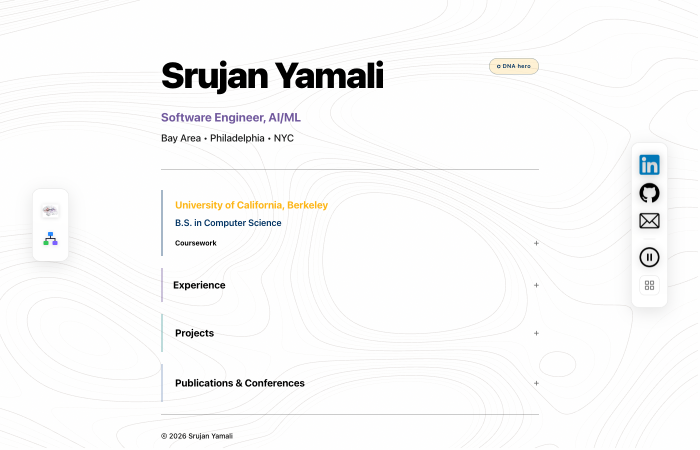
#> input picture test-shots/classic_hero.png, 1400 x 900 px (shown at 1/2 size)
$ python -i gen.py   (imports and definitions only)
#> lines starting #> are read from the running program, lines starting #| are printed output that depends on the picture
#!/usr/bin/env python3
"""
StippleGen — Convert images to stippled grayscale dot art.
Exports dot positions as JSON for web animations.
"""

import sys
import json
import math
import random
import os
from pathlib import Path

import numpy as np
from PIL import Image, ImageFilter

from PyQt6.QtCore import Qt, QThread, pyqtSignal, QTimer, QRectF
from PyQt6.QtGui import (
    QPixmap, QPainter, QColor, QPen, QBrush, QImage, QFont, QIcon
)
from PyQt6.QtWidgets import (
    QApplication, QMainWindow, QWidget, QVBoxLayout, QHBoxLayout,
    QPushButton, QLabel, QSlider, QFileDialog, QSpinBox, QGroupBox,
    QProgressBar, QSplitter, QFrame, QComboBox, QCheckBox, QDoubleSpinBox,
    QMessageBox, QSizePolicy, QScrollArea
)


# ─── Stippling Engine ───────────────────────────────────────────────────────

def load_and_prepare(path, max_dim=800):
    """Load image, convert to grayscale numpy array (0=white, 255=black)."""
#> called with path = '../test-shots/classic_hero.png', max_dim = 800
    img = Image.open(path).convert("L")
    # Resize if too large
    w, h = img.size
#> w = 1400; h = 900
    if max(w, h) > max_dim:
        scale = max_dim / max(w, h)
#> scale = 0.571
        img = img.resize((int(w * scale), int(h * scale)), Image.LANCZOS)
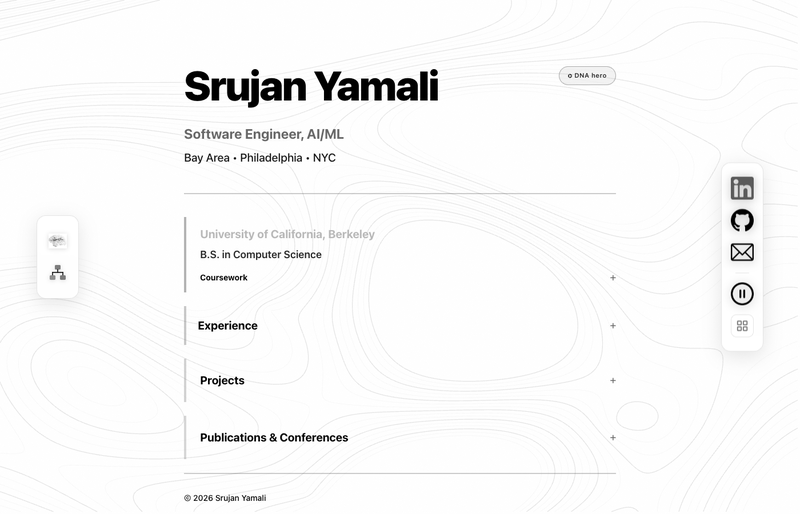
#> img: PIL image 800x514 L; min 0, max 255, mean 248.2
    # Optional slight blur for smoother stipple
    img = img.filter(ImageFilter.GaussianBlur(radius=0.8))
    arr = np.array(img, dtype=np.float64)
    # Invert: 0 = white bg, 255 = darkest
    arr = 255.0 - arr
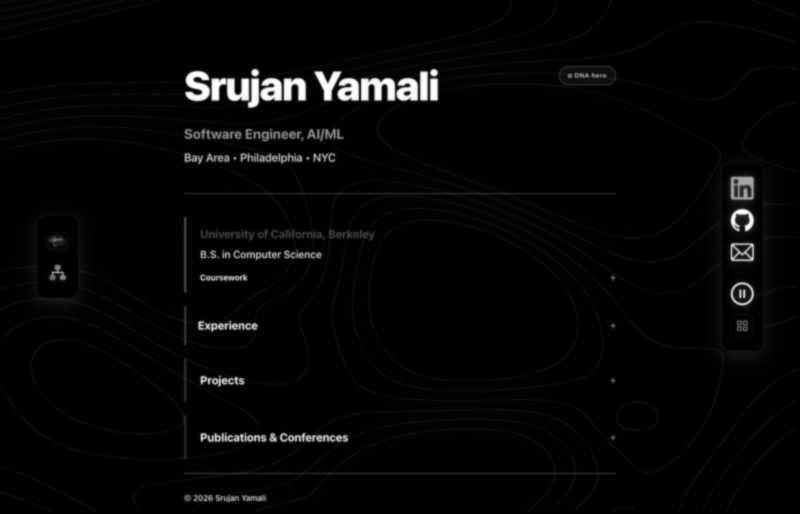
#> arr: shape (514, 800) float64; min 0, max 255, mean 6.7
    return arr, img.size


# [92 lines left out: functions generate_stipple_dots, dots_to_json, render_stipple_image, not called in this run]


# ─── Worker Thread ───────────────────────────────────────────────────────────

class StippleWorker(QThread):
    progress = pyqtSignal(int)
    finished = pyqtSignal(list)

    # [23 lines left out: functions __init__, run, not called in this run]


# ─── Preview Widget ──────────────────────────────────────────────────────────

class StipplePreview(QWidget):
    """Widget that renders the stipple preview."""

    # [13 lines left out: functions __init__, set_dots, not called in this run]

    def clear(self):
        self.dots = []
        self.update()

    # [34 lines left out: function paintEvent, not called in this run]


# ─── Main Window ─────────────────────────────────────────────────────────────

class MainWindow(QMainWindow):
    # [232 lines left out: functions __init__, _build_ui, _load_image, _generate, not called in this run]

    def _on_progress(self, val):
        self.progress_bar.setValue(val)

    # [80 lines left out: functions _on_finished, _export_json, _export_png, main, not called in this run]


# [2 lines not run here, left out]

>>> result = load_and_prepare('../test-shots/classic_hero.png')

$ run again, on test-shots/scroll_00_5.png
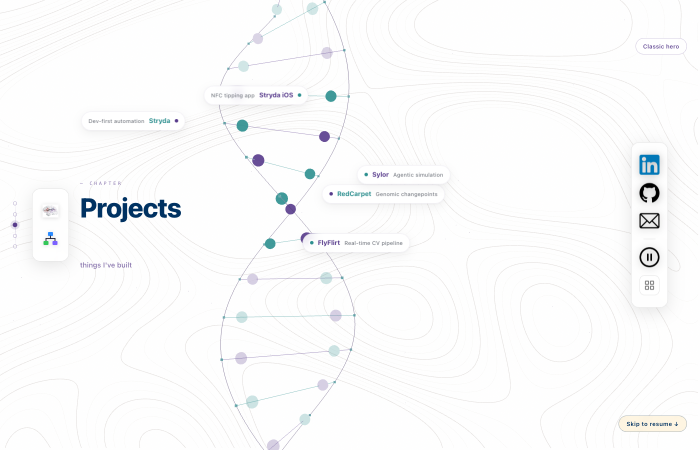
#> input picture test-shots/scroll_00_5.png, 1400 x 900 px (shown at 1/2 size)
#> in load_and_prepare, `img = img.resize((int(w * scale), int(h * scale)), Image.LANCZOS)`:
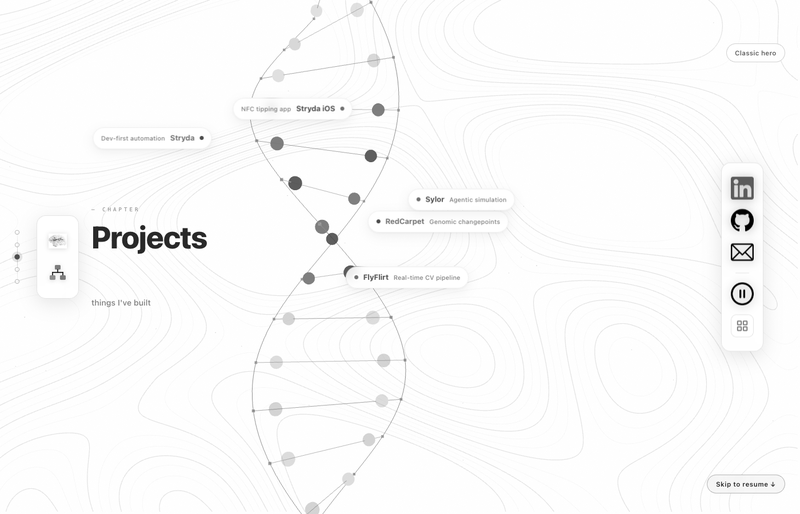
#> img: PIL image 800x514 L; min 0, max 255, mean 250.3
#> in load_and_prepare, `arr = 255.0 - arr`:
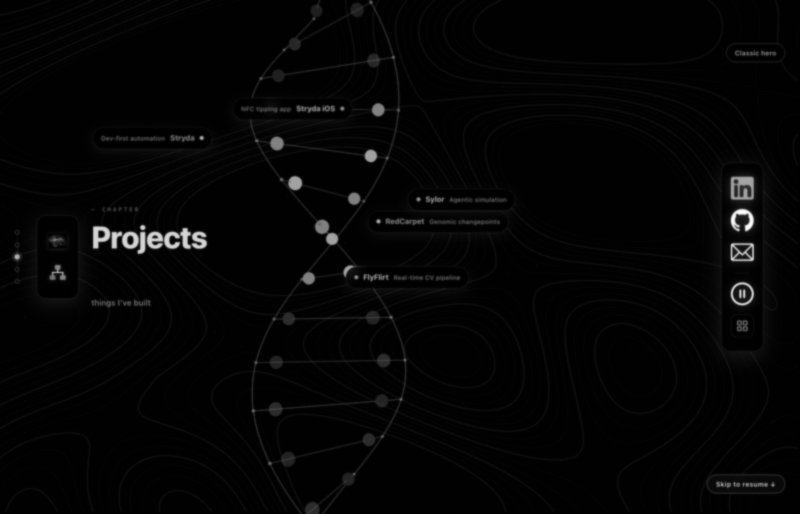
#> arr: shape (514, 800) float64; min 0, max 253, mean 4.7
